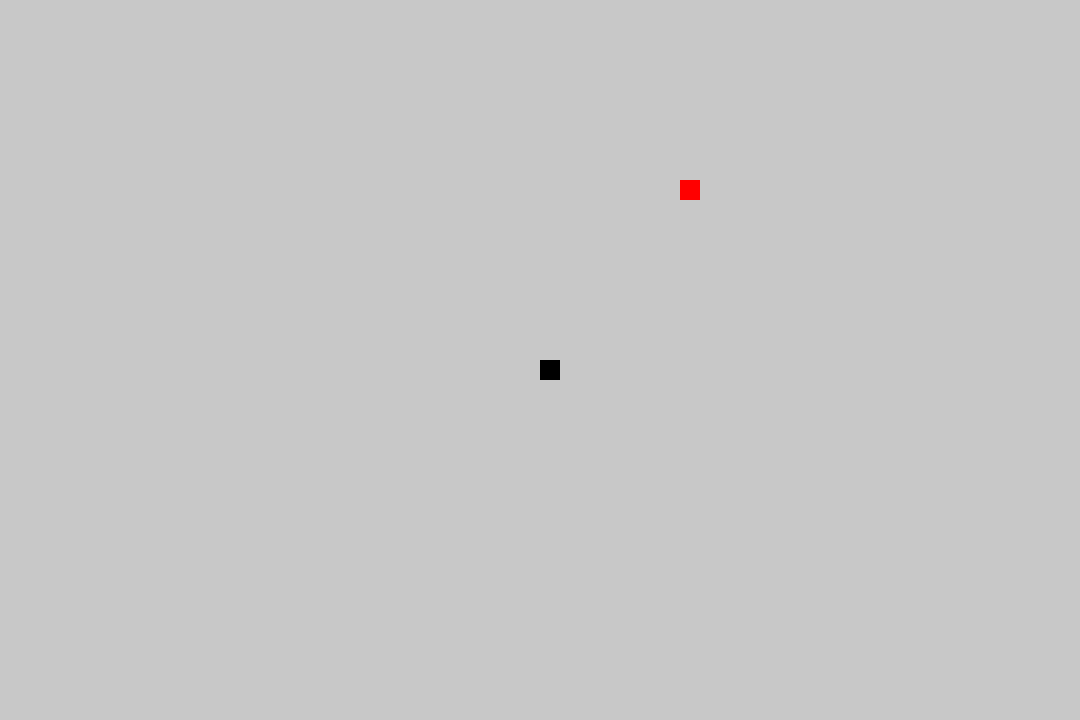
Frame 1 (no input)
Frame 60 (the mouse pressed at the canvas centre just before this capture): identical to frame 1, image omitted
Frame 120 (the mouse held since frame 60 and released just before this capture): identical to frame 1, image omitted

The Processing sketch that drew this single still picture (run headless with seeded random() and noise(); from frame 60 on, the mouse is pressed at the canvas centre):

// Processing sketch: eindopdracht
// ── eindopdracht.pde
ArrayList<PVector> snake = new ArrayList<PVector>();
PVector pos;

PVector Fd;

PVector dir = new PVector(0, 0);

int size = 20;
int w, h;

int spd = 20;
int len=5;

void setup () {
  size(1080, 720);
  w= width/size;
  h = height/size;
  
  pos = new PVector(w/2, h/2);
  Fd = new PVector(int(random(w)), int(random(h)));
  
  noStroke();
  fill(0);
}

void draw()  {
  background(200);
  drawSnake();
  drawFd();
  
  if(frameCount % spd ==0) {
    updateSnake();
    
  }  
}

void drawFd() {
  fill(255,0,0);
  rect(Fd.x * size, Fd.y * size, size, size);
}

void newFd() {
  Fd = new PVector(int(random(w)), int(random(h)));
}

void drawSnake() {
  fill(0);
  rect(pos.x * size, pos.y * size, size, size);
  for(int i = 0; i < snake.size(); i++) {
    rect(snake.get(i).x * size, snake.get(i).y * size, size, size);
  }
}

void updateSnake() {
  if(dir.x !=0 || dir.y != 0 ) {
    snake.add(new PVector(pos.x, pos.y));
  }
    while(snake.size() > len) {
      snake.remove(0);
    }
    pos.add(dir);
    
    if(pos.x == Fd.x && pos.y == Fd.y) {
      newFd();
      len += 1;
      spd= constrain(spd - 1, 0, 20);
    }
    
    for(int i = 0; i < snake.size(); i ++) {
      if(pos.x == snake.get(i).x && pos.y == snake.get(i).y) {
        reset();
      }
    } 
    
    if(pos.x < 0) { pos.x = w - 1; }
    if(pos.x > w) { pos.x = 0; }
    if(pos.y < 0) { pos.y = h - 1; }
    if(pos.y > h) { pos.y = 0; }
}

void reset() {
  spd = 20;
  len = 5;
  pos = new PVector(w/2, h/2);
  dir = new PVector(0, 0);
  newFd();
  snake = new ArrayList<PVector>();
}


void keyPressed() {
 if(key == CODED) {
   if(keyCode == UP) { dir = new PVector (0, -1);}
   if(keyCode == DOWN) { dir = new PVector (0, 1);}
   if(keyCode == LEFT) { dir = new PVector (-1, 0);}
   if(keyCode == RIGHT) { dir = new PVector (1, 0);}
 }
}
